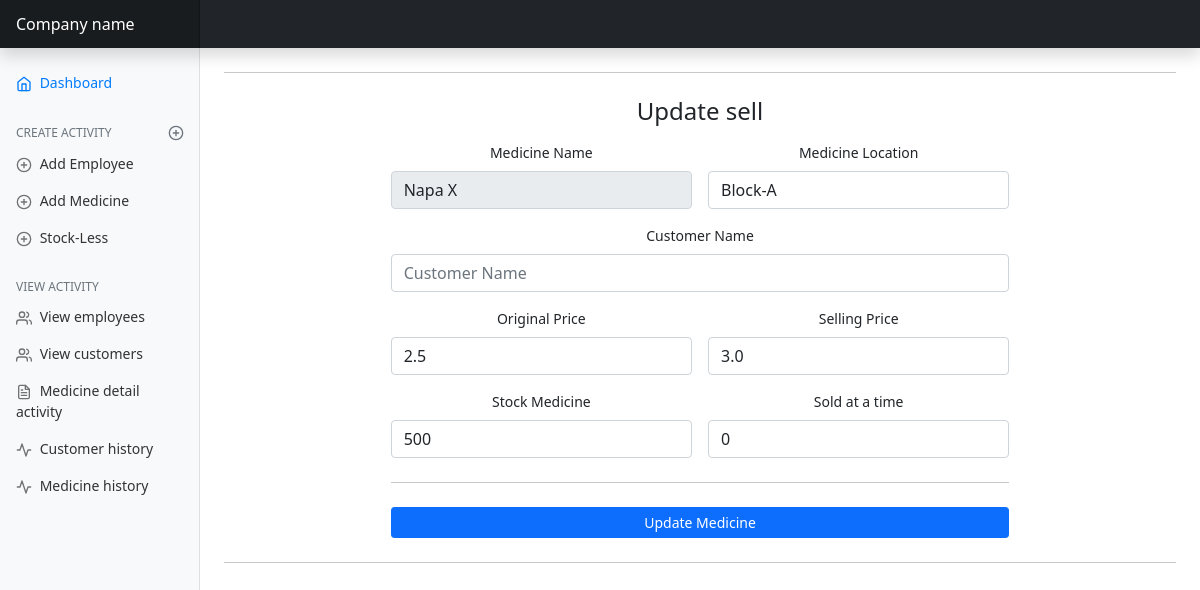
Page /update-medicine/1/ on the earlier database version.
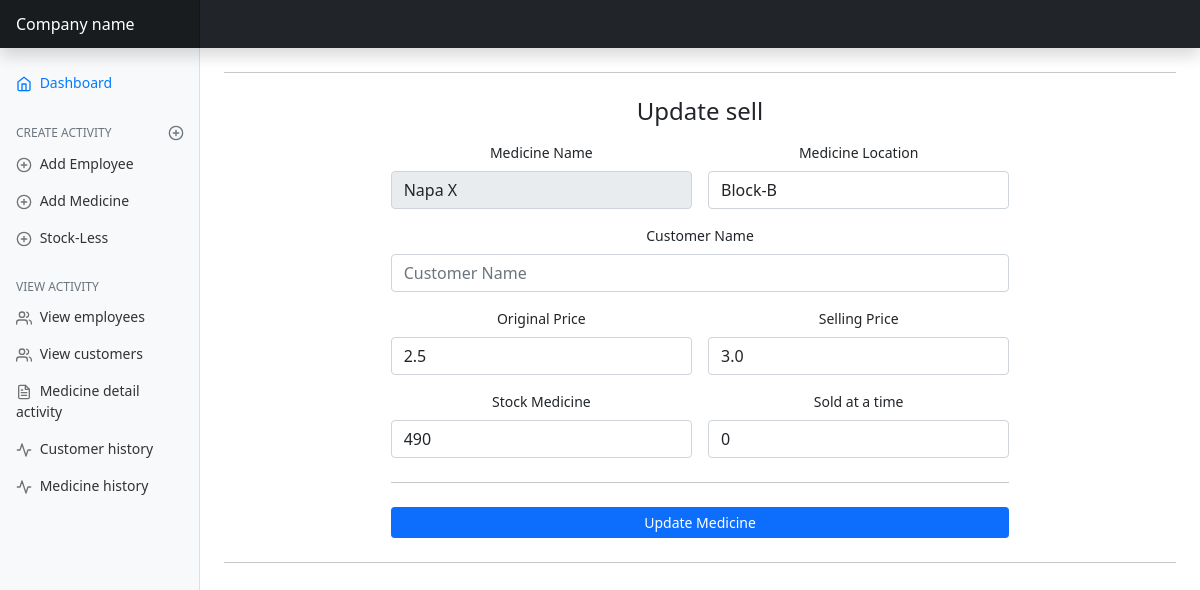
Same page on the later database version.
### mainApp/models/medicine.py (models this page shows, shortened)
class Medicine(TimeStamp):
    medicine_name = models.CharField(max_length=255, unique=True, null=True, blank=True)
    company_name = models.CharField(max_length=255, null=True, blank=True)
    description = models.TextField(blank=True, null=True, default='')
    location = models.CharField(max_length=50, null=True, blank=True)
    number_of_medicine = models.IntegerField(default=0, null=True, blank=True)
    original_price = models.FloatField(blank=True, null=True)
    selling_price = models.FloatField(blank=True, null=True)
    sold_number_of_medicine = models.IntegerField(default=0, blank=True, null=True)
    sold_at_a_time = models.IntegerField(default=0, blank=True, null=True)
    class Meta:
        ordering = ('-created_at',)

### mainApp/views/medicine_view.py (the view, shortened to what this page needs)
# urls.py: path('update-medicine/<int:pk>/', medicine_view.UpdateMedicine.as_view(), name='update-medicine'),
class UpdateMedicine(View):
    def get(self, request, pk):
        sale = get_object_or_404(Medicine, id=pk)
        return render(request, 'medicine/updateSaleManagement.html', {'sale': sale})

### mainApp/templates/medicine/updateSaleManagement.html (shortened to what this page needs)
{% extends 'base.html' %}
{% block content %}
    <hr class="my-4">
    <div class="row g-5 align-items-center justify-content-center">
        <div class="col-md-6 col-lg-8 col-sm-12 text-center">
            <h4 class="mb-3">Update sell</h4>
            <form class="needs-validation" method="post">
                <div class="row g-3">
                    <div class="col-md-6 col-lg-6 col-sm-12">
                        <label for="Name" class="form-label">Medicine Name</label>
                        <input type="text" disabled class="form-control" id="name" name="Mname" value="{{ sale.medicine_name }}" placeholder="Medicine Name"
                               required>
                    </div>
                    <div class="col-md-6 col-lg-6 col-sm-12">
                        <label for="address" class="form-label">Medicine Location</label>
                        <div class="input-group has-validation">
                            <input type="text" class="form-control" name="location" id="location"
                                   placeholder="Medicine location" value="{{ sale.location }}"
                                   required>
                        </div>
                    </div>
                    <div class="col-md-12 col-lg-12 col-sm-12">
                        <label for="address" class="form-label">Customer Name</label>
                        <div class="input-group has-validation">
                            <input type="text" class="form-control" name="cname" id="cname"
                                   placeholder="Customer Name"
                                   required>
                        </div>
                    </div>
                    <div class="col-md-6 col-lg-6 col-sm-12">
                        <label for="salary" class="form-label">Original Price</label>
                        <input type="number" name="Oprice" required class="form-control" id="Oprice"
                               value="{{ sale.original_price }}"
                               placeholder="Original price">
                    </div>
                    <div class="col-md-6">
                        <label for="payment" class="form-label">Selling Price</label>
                        <input type="number" name="Sprice" required class="form-control" id="payment"
                               value="{{ sale.selling_price }}" placeholder="Selling price">
                    </div>
                    <div class="col-md-6 col-lg-6 col-sm-12">
                        <label for="salary" class="form-label">Stock Medicine</label>
                        <input type="number" name="Nmedicine" required class="form-control" id="salary"
                               value="{{ sale.number_of_medicine }}" placeholder="Number of medicine">
                    </div>
                    <div class="col-md-6 col-lg-6 col-sm-12">
                        <label for="salary" class="form-label">Sold at a time</label>
                        <input type="number" name="smedicine" value="{{ 0 }}" class="form-control" id="salary"
                               placeholder="Sold at a time">
                    </div>
                </div>
                <hr class="my-4">
                <button class="w-100 btn btn-primary btn-sm" type="submit">Update Medicine</button>
            </form>
        </div>
    </div>
    <hr class="my-4">
{% endblock %}

Differences in the rows shown:
changed Medicine "Napa X": location "Block-A" → "Block-B"; Nmedicine "500" → "490"
